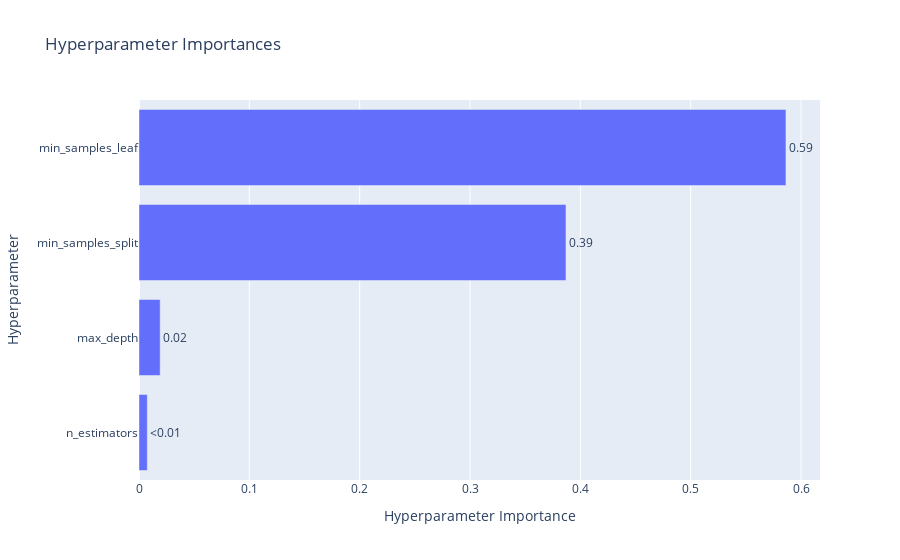

The cell this chart's notebook holds for it:
### Code cell
vis.plot_param_importances(study)

### Figure 1 — Plotly figure (JSON) as saved in the notebook; plotly's stock layout.template omitted (floating-point values rounded to 4 significant figures)
{"data": [{"cliponaxis": false, "hovertemplate": ["n_estimators (IntDistribution): 0.007512530604973208<extra></extra>", "max_depth (IntDistribution): 0.019185203246215022<extra></extra>", "min_samples_split (IntDistribution): 0.38697091473252143<extra></extra>", "min_samples_leaf (IntDistribution): 0.5863313514162903<extra></extra>"], "name": "Objective Value", "orientation": "h", "text": ["<0.01", "0.02", "0.39", "0.59"], "textposition": "outside", "type": "bar", "x": [0.007513, 0.01919, 0.387, 0.5863], "y": ["n_estimators", "max_depth", "min_samples_split", "min_samples_leaf"]}], "layout": {"title": {"text": "Hyperparameter Importances"}, "xaxis": {"title": {"text": "Hyperparameter Importance"}}, "yaxis": {"title": {"text": "Hyperparameter"}}}}
